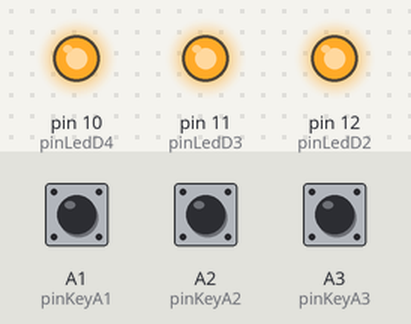
This sketch was run on a simulated Arduino Uno, built with avr-gcc and run on an emulated ATmega328P. Shown: output pins drawn as LEDs (lit = HIGH). Inputs (shaded band) come from the test bench; at power-on: A1 (pinKeyA1) HIGH, A2 (pinKeyA2) HIGH, A3 (pinKeyA3) HIGH.

Above: at 1.2 s.
1.3 s: A1 (pinKeyA1) pulled LOW for 0.15 s
At 1.37 s:
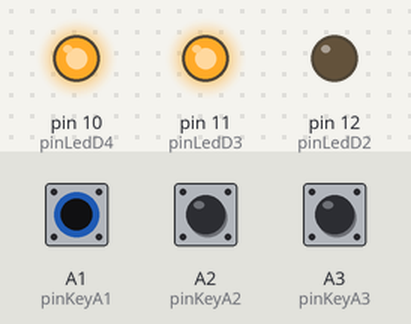
2.9 s: A2 (pinKeyA2) pulled LOW for 0.15 s
At 2.97 s:
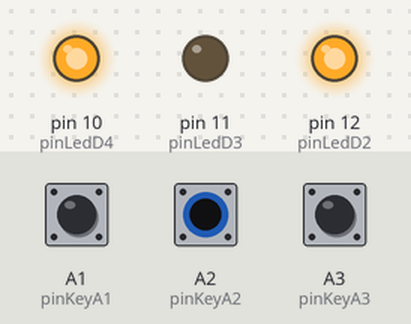
4.5 s: A3 (pinKeyA3) pulled LOW for 0.15 s
At 4.57 s:
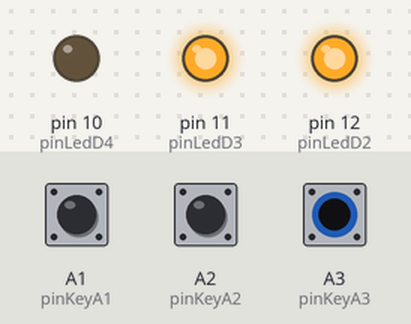
6.1 s: A3 (pinKeyA3) pulled LOW for 3.2 s
At 9.8 s:
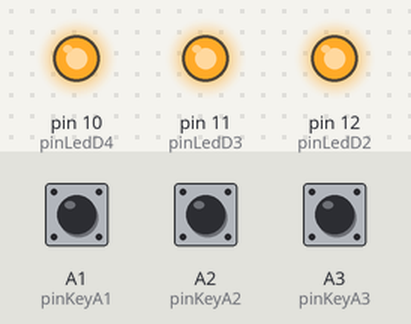
10.8 s: A1 (pinKeyA1) pulled LOW for 3.2 s
At 12.1 s:
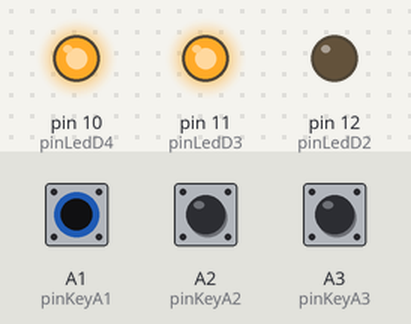
15.5 s: A1 (pinKeyA1) driven LOW and A2 (pinKeyA2) driven LOW
At 16.9 s:
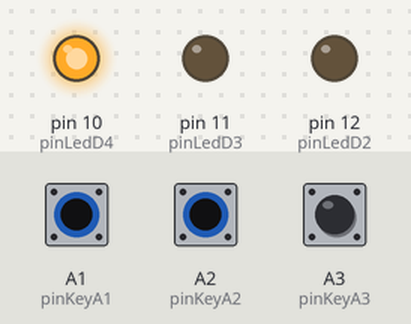
Timing chart, 0 to 18.0 s (numbered marks = the images above; inputs shaded):
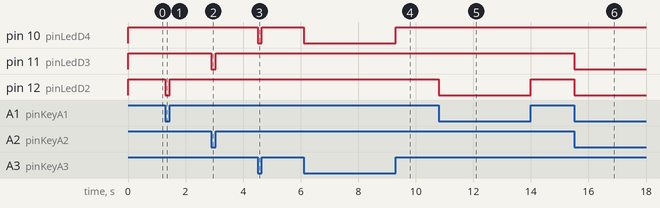

Measured:
- after the input at 1.3 s, pin 12 (pinLedD2): HIGH → LOW at once, → HIGH 0.15 s later
- after the input at 2.9 s, pin 11 (pinLedD3): HIGH → LOW at once, → HIGH 0.15 s later
- after the input at 4.5 s, pin 10 (pinLedD4): HIGH → LOW at once, → HIGH 0.15 s later
- after the input at 6.1 s, pin 10 (pinLedD4): HIGH → LOW at once, → HIGH 3.2 s later
- after the input at 10.8 s, pin 12 (pinLedD2): HIGH → LOW at once, → HIGH 3.2 s later
- after the input at 15.5 s, pin 11 (pinLedD3), pin 12 (pinLedD2): HIGH → LOW at once

The sketch:

LedByKey.ino
```cpp
/*----------------------------------------------------
Name: LedByKey

Description: Set the leds in sync with the key pressed.

Hardware Shield： Funduino Multi-Function Board K74544BS.
Tesed Boards:     Arduino UNO CH431
                  BTE UNO Clone
                  Osepp Uno R3 Plus
                  Leonardo Eduino

Author: Bill Brouwer
Date:   14Nov2014

This code is in the public domain.
------------------------------------------------------*/
int pinLedD2 = 12;  // Define the D2 pin as led.
int pinLedD3 = 11;  // Define the D3 pin as led.
int pinLedD4 = 10;  // Define the D4 pin as led.
int pinKeyA1 = A1;  // Define key 1 pin label s1-a1.
int pinKeyA2 = A2;  // Define key 2 pin label s2-a2.
int pinKeyA3 = A3;  // Define key 3 pin label s3-a3.

int iKeyState;      // Key state.

void setup()
{
  // Define the led pins to be output.
  pinMode(pinLedD2, OUTPUT);
  pinMode(pinLedD3, OUTPUT);
  pinMode(pinLedD4, OUTPUT);

  // Define the key switchs to be input.
  pinMode(pinKeyA1, INPUT);
  pinMode(pinKeyA2, INPUT);
  pinMode(pinKeyA3, INPUT);
}

void loop()
{
  iKeyState = digitalRead(pinKeyA1); // Read the key state into variable..
  if (iKeyState == LOW)              // Test the state - Low - off, high pressed.
    { digitalWrite(pinLedD2, LOW);}  // Button not pressed turn off the LED.
  else
    { digitalWrite(pinLedD2, HIGH);} // Button pressed turn on the LED.

  // Another way of doing the above.
  iKeyState = digitalRead(pinKeyA2); // Read the key switch into variable.
  digitalWrite(pinLedD3, iKeyState); // Set the LED to be the same as the key state variable.

  // Yet another way of doing the above.
  digitalWrite(pinLedD4, digitalRead(pinKeyA3)); // Set the LED to be the same state as the key.
}
```
